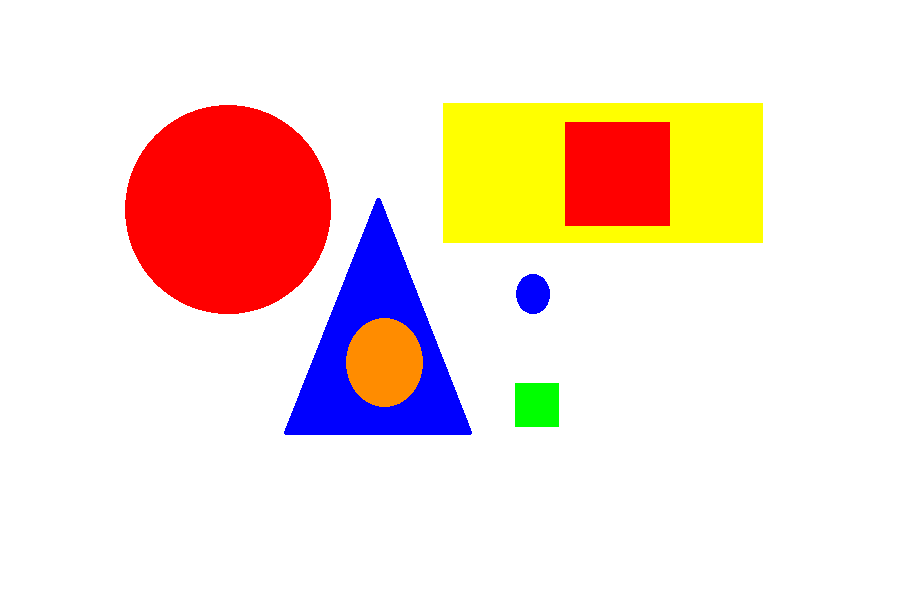
#> input picture test1.png, 898 x 598 px, found by its file name
$ python task1B_main.py   (older library calls are emulated)
#> lines starting #> are read from the running program, lines starting #| are printed output that depends on the picture; after the words box and inside, x2 and y2 are one past the last pixel; in counts of white or black regions, pixels touching at a corner belong together; pictures that were not available may be replaced by others from this repository, and a replacement may not be noted
#classes and subclasses to import
import cv2
import numpy as np
import os

#################################################################################################
# DO NOT EDIT!!!
#################################################################################################
#subroutine to write rerults to a csv
def writecsv(color,shape,size,count):
    #open csv file in append mode
    filep = open('results1B_eYRC#509.csv','a')
    # create string data to write per image
    datastr = "," + color + "-" + shape + "-" + size + "-" + count
    #write to csv
    filep.write(datastr)

def colorOf(BGR = []):
    if ((BGR[0] <= 60 & BGR[0] >= 0) & (BGR[1] <= 60 & BGR[1] >= 0) & (BGR[2] <= 255 & BGR[2] >= 200)):
        return "red",1
    elif ((BGR[0] <= 60 & BGR[0] >= 0) & (BGR[1] <= 255 & BGR[1] >= 200) & (BGR[2] <= 255 & BGR[2] >= 200)):
        return "yellow",2
    elif (( BGR[0] >= 0 & BGR[0] <= 100) & (BGR[1] >= 120 & BGR[1] <= 180) & (BGR[2] == 255)):
        return "orange",3
    elif ((BGR[0] <= 60 & BGR[0] >= 0) & (BGR[1] <= 255 & BGR[1] >= 200) & (BGR[2] <= 60 & BGR[2] >= 0)):
        return "green",4
    elif((BGR[0] <= 255 & BGR[0] >= 200) & (BGR[1] <= 60 & BGR[1] >= 0) & (BGR[2] <= 60 & BGR[2] >= 0)):
        return "blue",5

def main(path):
#> called with path = '.\\test1.png'
    original=cv2.imread(path)
#> original is the input picture: shape (598, 898, 3); mean B, G, R 214.2, 223.8, 245.2

    file_list = os.listdir(os.getcwd()+"\Sample Images")#put in the sample file location
    area_list=[]
    for i in file_list :
        image=cv2.imread("Sample Images\\"+i)
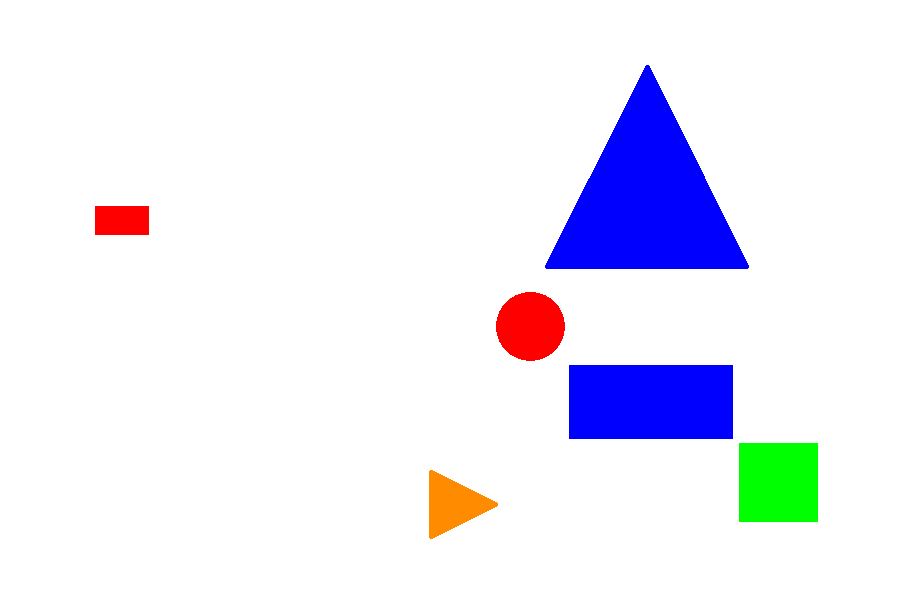
#> input picture test3.png, 898 x 598 px, found by its file name
#> image is the input picture: shape (598, 898, 3); mean B, G, R 248.3, 236, 236.1
        edged_image=cv2.Canny(image.copy(),150,150)
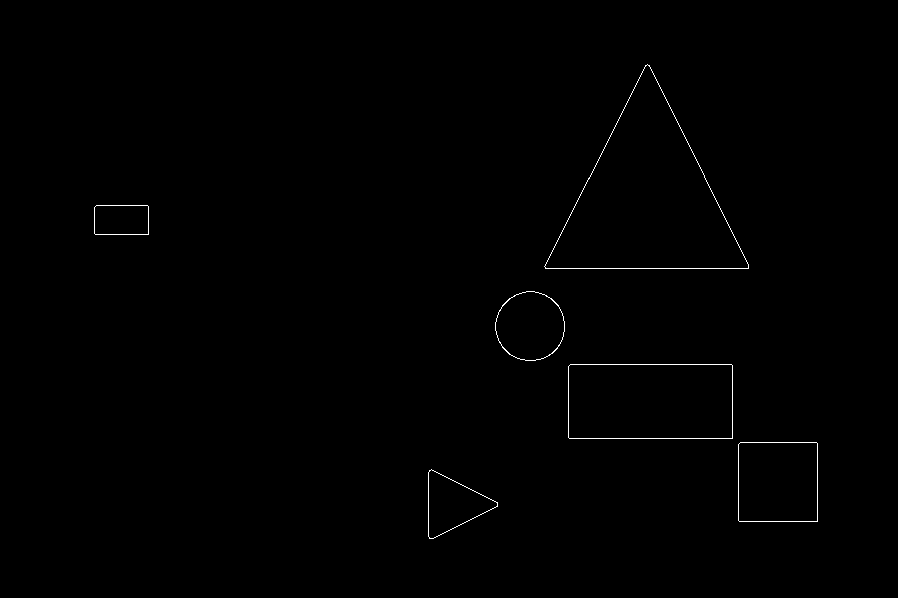
#> edged_image: shape (598, 898); 0.37% white in thin lines or dots, all inside (x1, y1, x2, y2) = (94, 64, 818, 539)
        _,contours_image,heirarchy = cv2.findContours(edged_image, cv2.RETR_TREE, cv2.CHAIN_APPROX_SIMPLE)
#> contours_image = 12 contours; largest, box (x1, y1, x2, y2) and area: (544, 64, 749, 269) 21310, (544, 64, 749, 269) 21308, (568, 364, 733, 439) 12133, (568, 364, 733, 439) 12132, (738, 442, 818, 522) 6238
        area_list.append(cv2.contourArea(contours_image[0]))


    if "test" in path:
        square = cv2.imread('square.jpeg')
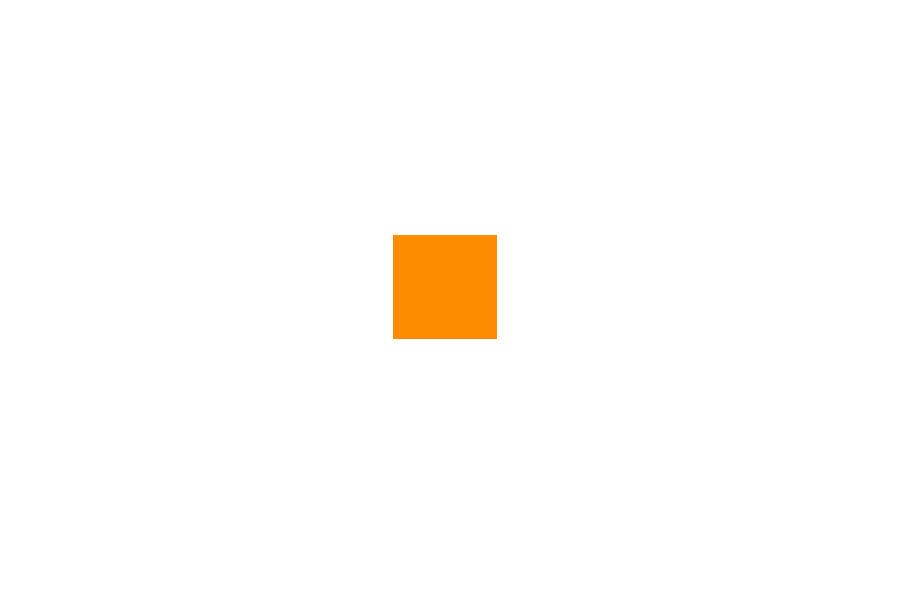
#> input picture square.jpeg, 898 x 598 px
#> square is the input picture: shape (598, 898, 3); mean B, G, R 249.9, 252.7, 255
        gray_square = cv2.cvtColor(square, cv2.COLOR_BGR2GRAY)
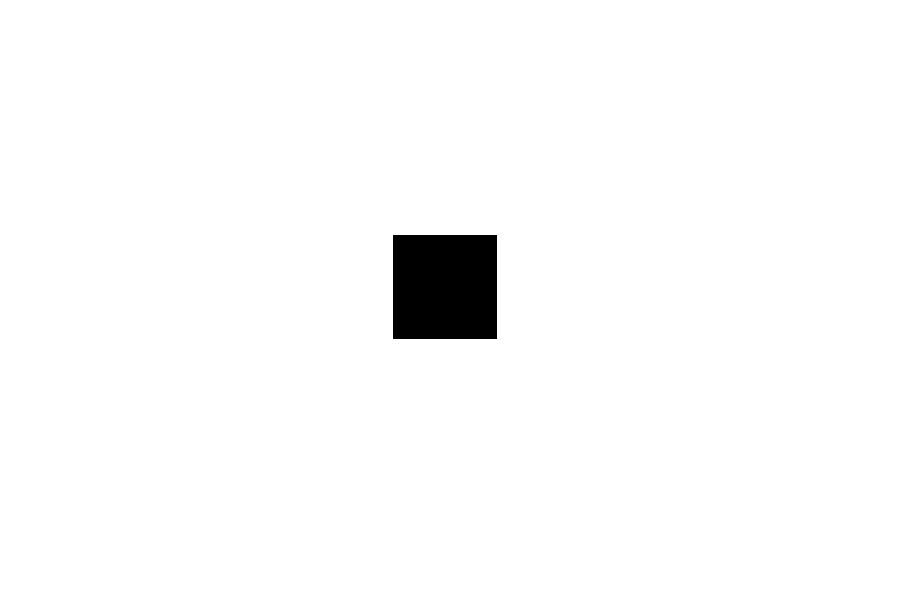
#> gray_square: shape (598, 898); values 158 (black) and 255 (white), 98% white; 1 black region, box (x1, y1, x2, y2) and area: (393, 235, 497, 339) 10816
        ret, thresh_square = cv2.threshold(gray_square,180,255,1)
        _,contours_sqr,heirarchy = cv2.findContours(thresh_square.copy(), cv2.RETR_TREE, cv2.CHAIN_APPROX_SIMPLE)
#> contours_sqr = [[[393, 235], [393, 338], [496, 338], [496, 235]]]
        cnt1 = contours_sqr[0]
#> cnt1 = [[393, 235], [393, 338], [496, 338], [496, 235]]

        edged_image = cv2.Canny(original.copy(),150,150)
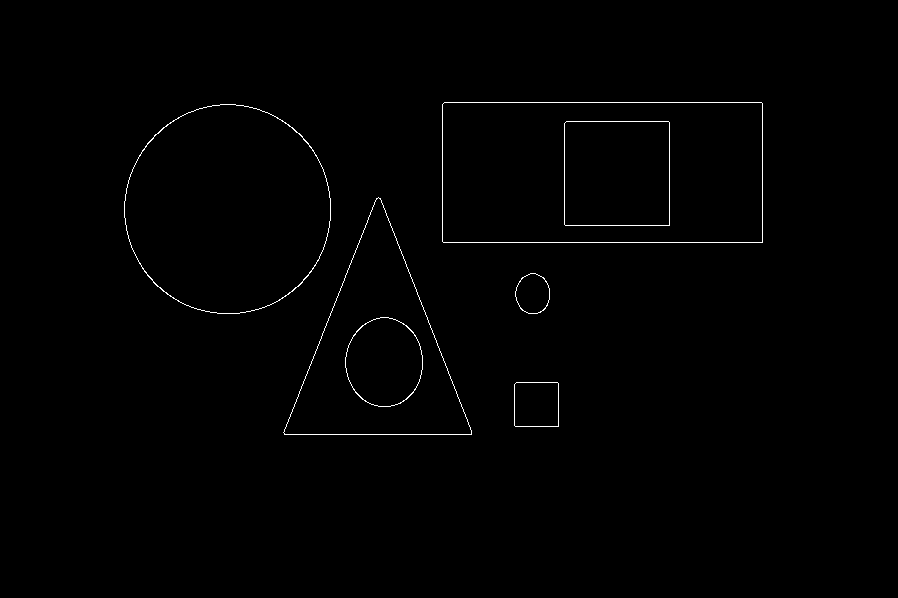
#> edged_image: shape (598, 898); 0.6% white in thin lines or dots, all inside (x1, y1, x2, y2) = (124, 102, 763, 435)
        _,contours,heirarchy = cv2.findContours(edged_image.copy(), cv2.RETR_LIST, cv2.CHAIN_APPROX_SIMPLE)
#> contours = 14 contours; largest, box (x1, y1, x2, y2) and area: (442, 102, 763, 243) 44797, (442, 102, 763, 243) 44796, (124, 104, 331, 314) 33822, (124, 104, 331, 314) 33731, (283, 197, 472, 435) 22860

        required_matrix=np.zeros((6,4,5)) #red-1,yellow-2,orange-3,green-4,blue-5
                        #small-1,large-2,medium-3
                        #triangle-1,rectangle-2,square-3,circle-4
        font = cv2.FONT_HERSHEY_SIMPLEX

        countour_xy=[]

        for j in range (0,len(contours),2):
            i=contours[j]
            approx = cv2.approxPolyDP(i,0.01*cv2.arcLength(i,True),True)
            x = len(approx)
            M = cv2.moments(i)
            cx = int(M['m10']/M['m00'])
            cy = int(M['m01']/M['m00'])
            size = "medium"
            x1=i[0][0][0]+1
            y1=i[0][0][1]+1

            color,d = colorOf(original[y1,x1])#d is the color index of the required matrix
            area = cv2.contourArea(i)
            if(cv2.contourArea(i)<3500):
                        x=x-1

            if x == 3:
                if (area >= area_list[6]):
                    size = "large"
                    required_matrix[d,3,1]+=1
                elif (area <= area_list[7]):
                    size = "small"
                    required_matrix[d,1,1]+=1
                else :required_matrix[d,2,1]+=1
                cv2.putText(original,size+" "+str(color)+" triangle", (cx, cy), font, 0.4, (0, 0, 0), 1, 0)
                continue
            elif x == 4:
                ret = cv2.matchShapes(i,cnt1,1,0.0)
                if ret < 0.05:
                    if (area >= area_list[4]):
                        size = "large"
                        required_matrix[d,3,3]+=1
                    elif (area <= area_list[5]):
                        size = "small"
                        required_matrix[d,1,3]+=1
                    else:required_matrix[d,2,3]+=1
                    cv2.putText(original, size+" "+str(color)+" square", (cx, cy), font, 0.4, (0, 0, 0), 1, 0)
                else:
                    if (area >= area_list[2]):
                        size = "large"
                        required_matrix[d,3,2]+=1
                    elif (area <= area_list[3]):
                        size = "small"
                        required_matrix[d,1,2]+=1
                    else:required_matrix[d,2,2]+=1
                    cv2.putText(original, size+" "+str(color)+" rectangle", (cx, cy), font, 0.4, (0, 0, 0), 1, 0)
                continue
            elif x == 5:
                cv2.putText(original, size+" " +str(color)+" pentagon", (cx, cy), font, 0.4, (0, 0, 0), 1, 0)
                continue
            elif x >= 6:
                if (area >= area_list[0]):
                    size = "large"
                    required_matrix[d,3,4]+=1
                elif (area <= area_list[1]):
                    size = "small"
                    required_matrix[d,1,4]+=1
                else:
                    required_matrix[d,2,4]+=1
                cv2.putText(original, size+" "+str(color)+" circle", (cx, cy), font, 0.4, (0, 0, 0), 1, 0)
                continue
#> this loop made 1 pass
#> (x, cx, cy, size, x1, y1, color, d) on pass 1: (4, 536, 404, 'medium', 517, 383, 'green', 4)

        shape_List=["","Triangle","Rectangle","Square","Circle"]
        size_List=["","Small","Medium","Large"]
        col_List=["","Red","Yellow","Orange","Green","Blue"]

        for colInd in xrange(1,6):
            for sizeInd in xrange(1,4):
                for shapeInd in xrange(1,5):
                    if(required_matrix[colInd][sizeInd][shapeInd]>0):
                        writecsv(col_List[colInd],shape_List[shapeInd],size_List[sizeInd],str(required_matrix[colInd][sizeInd][shapeInd])[:-2])

        cv2.imwrite(os.getcwd()+"\output"+path[len(path)-5:],original)
#################################################################################################
# DO NOT EDIT!!!
#################################################################################################
#main where the path is set for the directory containing the test images
if __name__ == "__main__":
    mypath = '.'
    #getting all files in the directory
    onlyfiles = ["\\".join([mypath, f]) for f in os.listdir(mypath) if f.endswith(".png")]
    #iterate over each file in the directory
    for fp in onlyfiles[:]:
        #Open the csv to write in append mode
        filep = open('results1B_eYRC#509.csv','a')
        #this csv will later be used to save processed data, thus write the file name of the image
        filep.write(fp[2:])
        #close the file so that it can be reopened again later
        filep.close()
        #process the image
#> (the run stopped early here; a loop or call above may not have finished)
